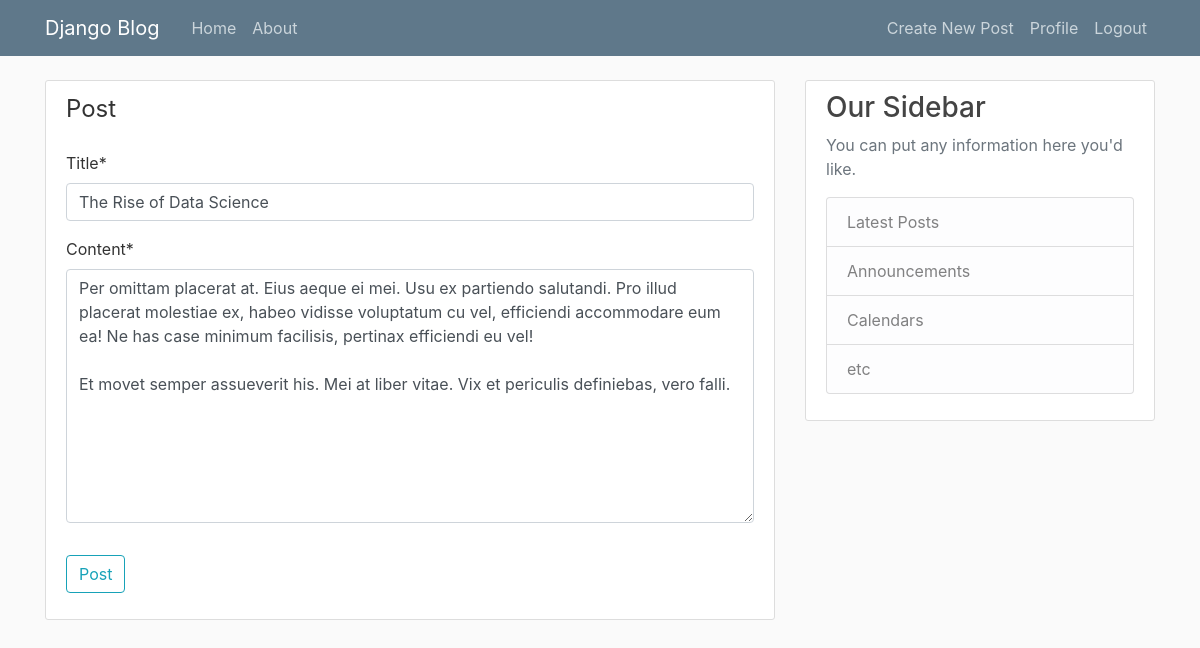
Screenshot of /post/26/update/ (signed in) with the database file from the repository.
### blog/models.py (models this page shows, shortened)
class post(models.Model):
    title = models.CharField(max_length=100)
    content = models.TextField()
    date_posted = models.DateTimeField(default = timezone.now)
    author = models.ForeignKey(User , on_delete=models.CASCADE , null=True)

### blog/views.py (the view, shortened to what this page needs)
# urls.py: path('post/<int:pk>/update/', PostUpdateView.as_view() , name='post-update'),
class PostUpdateView(LoginRequiredMixin , UserPassesTestMixin,  UpdateView):
    model = post
    fields = ['title' , 'content']
    def test_func(self):
        post = self.get_object()
        if self.request.user == post.author :
            return True
        return False

### blog/templates/blog/post_form.html (shortened to what this page needs)
{% extends "blog/Base.html" %}
{% load crispy_forms_tags %}
{% block content %}
<div class="content-section">
    <form method="POST">
        <fieldset class="form-group">
            <legend class="border_bottom mb-4">
                Post
            </legend>
            {{ form|crispy }}
        </fieldset>
        <div class="form-group">
            <button class="btn btn-outline-info" type="submit"> Post </button>
        </div>
    </form>
</div>
{% endblock content %}

### blog/static/blog/main.css (style rules this page uses)
body { background: #fafafa; color: #333333; margin-top: 5rem; }
.content-section { background: #ffffff; padding: 10px 20px; border: 1px solid #dddddd; border-radius: 3px; margin-bottom: 20px; }

### rows the page displays
post: title "The Rise of Data Science", content "Per omittam placerat at. Eius aeque ei mei. Usu ex partiendo salutandi. Pro illud placerat molestiae ex, habeo vidisse voluptatum cu vel, efficiendi accommodare eum ea! Ne has case minimum facilisis, pertinax efficiendi eu vel! Et movet semper assueverit his. Mei at liber vitae. Vix et periculis definiebas, vero falli."
